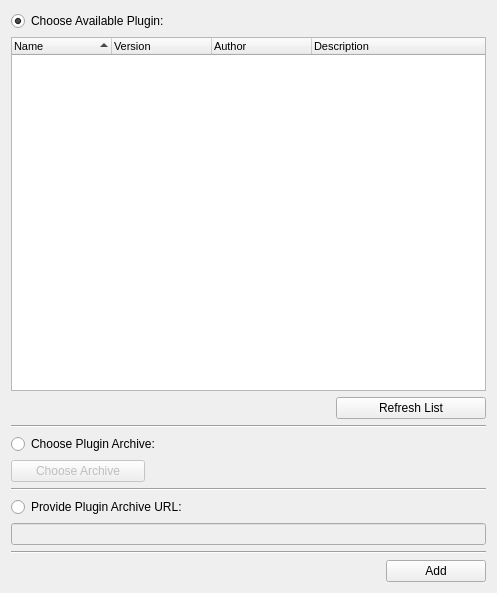
<?xml version="1.0" encoding="UTF-8"?>
<ui version="4.0">
 <class>Form</class>
 <widget class="QWidget" name="Form">
  <property name="enabled">
   <bool>true</bool>
  </property>
  <property name="geometry">
   <rect>
    <x>0</x>
    <y>0</y>
    <width>497</width>
    <height>593</height>
   </rect>
  </property>
  <property name="windowTitle">
   <string>Form</string>
  </property>
  <layout class="QVBoxLayout" name="verticalLayout_2">
   <item>
    <widget class="QRadioButton" name="availableRadioButton">
     <property name="text">
      <string>Choose Available Plugin:</string>
     </property>
     <property name="checked">
      <bool>true</bool>
     </property>
    </widget>
   </item>
   <item>
    <widget class="QTreeWidget" name="availablePluginList">
     <property name="enabled">
      <bool>true</bool>
     </property>
     <property name="font">
      <font>
       <pointsize>8</pointsize>
      </font>
     </property>
     <property name="alternatingRowColors">
      <bool>true</bool>
     </property>
     <property name="uniformRowHeights">
      <bool>true</bool>
     </property>
     <property name="itemsExpandable">
      <bool>false</bool>
     </property>
     <property name="sortingEnabled">
      <bool>true</bool>
     </property>
     <property name="expandsOnDoubleClick">
      <bool>false</bool>
     </property>
     <column>
      <property name="text">
       <string>Name</string>
      </property>
     </column>
     <column>
      <property name="text">
       <string>Version</string>
      </property>
     </column>
     <column>
      <property name="text">
       <string>Author</string>
      </property>
     </column>
     <column>
      <property name="text">
       <string>Description</string>
      </property>
     </column>
    </widget>
   </item>
   <item>
    <widget class="QWidget" name="horizontalWidget" native="true">
     <property name="minimumSize">
      <size>
       <width>0</width>
       <height>20</height>
      </size>
     </property>
     <layout class="QHBoxLayout" name="horizontalLayout_3">
      <property name="leftMargin">
       <number>0</number>
      </property>
      <property name="topMargin">
       <number>0</number>
      </property>
      <property name="rightMargin">
       <number>0</number>
      </property>
      <property name="bottomMargin">
       <number>0</number>
      </property>
      <item>
       <spacer name="horizontalSpacer_3">
        <property name="orientation">
         <enum>Qt::Horizontal</enum>
        </property>
        <property name="sizeHint" stdset="0">
         <size>
          <width>40</width>
          <height>20</height>
         </size>
        </property>
       </spacer>
      </item>
      <item>
       <widget class="QPushButton" name="refreshAvailableButton">
        <property name="sizePolicy">
         <sizepolicy hsizetype="MinimumExpanding" vsizetype="Fixed">
          <horstretch>0</horstretch>
          <verstretch>0</verstretch>
         </sizepolicy>
        </property>
        <property name="maximumSize">
         <size>
          <width>150</width>
          <height>16777215</height>
         </size>
        </property>
        <property name="text">
         <string>Refresh List</string>
        </property>
       </widget>
      </item>
     </layout>
    </widget>
   </item>
   <item>
    <widget class="Line" name="line">
     <property name="orientation">
      <enum>Qt::Horizontal</enum>
     </property>
    </widget>
   </item>
   <item>
    <widget class="QRadioButton" name="fileRadioButton">
     <property name="text">
      <string>Choose Plugin Archive:</string>
     </property>
    </widget>
   </item>
   <item>
    <widget class="QWidget" name="horizontalWidget" native="true">
     <property name="minimumSize">
      <size>
       <width>0</width>
       <height>0</height>
      </size>
     </property>
     <layout class="QHBoxLayout" name="horizontalLayout_2">
      <property name="leftMargin">
       <number>0</number>
      </property>
      <property name="topMargin">
       <number>0</number>
      </property>
      <property name="rightMargin">
       <number>0</number>
      </property>
      <property name="bottomMargin">
       <number>0</number>
      </property>
      <item>
       <widget class="QPushButton" name="chooseFileButton">
        <property name="enabled">
         <bool>false</bool>
        </property>
        <property name="sizePolicy">
         <sizepolicy hsizetype="MinimumExpanding" vsizetype="Fixed">
          <horstretch>20</horstretch>
          <verstretch>0</verstretch>
         </sizepolicy>
        </property>
        <property name="maximumSize">
         <size>
          <width>150</width>
          <height>16777215</height>
         </size>
        </property>
        <property name="text">
         <string>Choose Archive</string>
        </property>
       </widget>
      </item>
      <item>
       <widget class="QLabel" name="fileLabel">
        <property name="enabled">
         <bool>false</bool>
        </property>
        <property name="sizePolicy">
         <sizepolicy hsizetype="Expanding" vsizetype="Preferred">
          <horstretch>50</horstretch>
          <verstretch>0</verstretch>
         </sizepolicy>
        </property>
        <property name="text">
         <string/>
        </property>
       </widget>
      </item>
     </layout>
    </widget>
   </item>
   <item>
    <widget class="Line" name="line_2">
     <property name="orientation">
      <enum>Qt::Horizontal</enum>
     </property>
    </widget>
   </item>
   <item>
    <widget class="QRadioButton" name="urlRadioButton">
     <property name="text">
      <string>Provide Plugin Archive URL:</string>
     </property>
    </widget>
   </item>
   <item>
    <widget class="QLineEdit" name="urlField">
     <property name="enabled">
      <bool>false</bool>
     </property>
    </widget>
   </item>
   <item>
    <widget class="Line" name="line_3">
     <property name="orientation">
      <enum>Qt::Horizontal</enum>
     </property>
    </widget>
   </item>
   <item>
    <widget class="QWidget" name="horizontalWidget" native="true">
     <property name="minimumSize">
      <size>
       <width>0</width>
       <height>0</height>
      </size>
     </property>
     <layout class="QHBoxLayout" name="horizontalLayout">
      <property name="leftMargin">
       <number>0</number>
      </property>
      <property name="topMargin">
       <number>0</number>
      </property>
      <property name="rightMargin">
       <number>0</number>
      </property>
      <property name="bottomMargin">
       <number>0</number>
      </property>
      <item>
       <spacer name="horizontalSpacer">
        <property name="orientation">
         <enum>Qt::Horizontal</enum>
        </property>
        <property name="sizeHint" stdset="0">
         <size>
          <width>40</width>
          <height>20</height>
         </size>
        </property>
       </spacer>
      </item>
      <item>
       <widget class="QPushButton" name="addButton">
        <property name="sizePolicy">
         <sizepolicy hsizetype="MinimumExpanding" vsizetype="Fixed">
          <horstretch>0</horstretch>
          <verstretch>0</verstretch>
         </sizepolicy>
        </property>
        <property name="maximumSize">
         <size>
          <width>100</width>
          <height>16777215</height>
         </size>
        </property>
        <property name="text">
         <string>Add</string>
        </property>
       </widget>
      </item>
     </layout>
    </widget>
   </item>
  </layout>
 </widget>
 <resources/>
 <connections/>
</ui>
